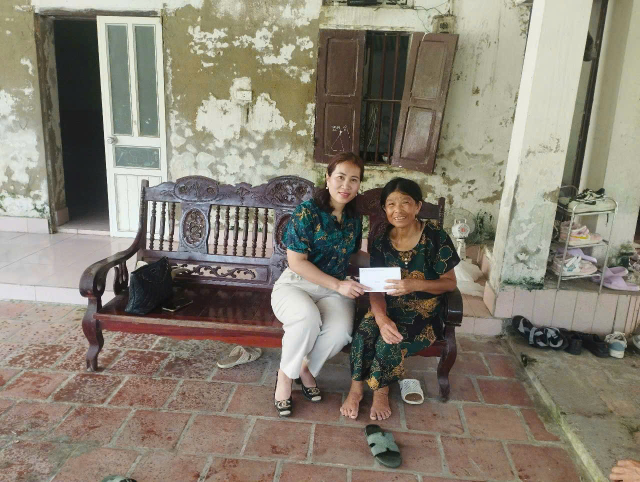
#> input picture media/images/tham_01.jpg, 1280 x 964 px (shown at 1/2 size)
$ python -i build_video.py   (imports and definitions only)
#> lines starting #> are read from the running program, lines starting #| are printed output that depends on the picture
#> further down, picture is the input picture: PIL image 1280x964 RGB; mean R, G, B 135.6, 128.3, 114.5
#!/usr/bin/env python3
"""Clip "Ngày hội Đại đoàn kết toàn dân tộc – Ngày Văn hóa Việt Nam"
thôn Trung Thành – xã Hậu Lộc – tỉnh Thanh Hóa, 15/11/2026 (~15 phút).

Chạy:   python3 scripts/build_video.py
Kết quả: output/ngay_hoi_dai_doan_ket_2026.mp4

Nhạc nền: đặt các file nhạc (mp3/m4a/wav) vào media/music/ — chúng được phát
lần lượt theo thứ tự tên file (01_..., 02_..., 03_...), nối với nhau bằng
crossfade và lặp lại nếu chưa đủ dài. Nếu thư mục trống, script tự tạo nhạc nền nhẹ.

Cần: ffmpeg, Python 3 + Pillow + numpy.
"""
import glob
import os
import shutil
import subprocess
import textwrap
import wave

import numpy as np
from PIL import Image, ImageDraw, ImageFilter, ImageFont, ImageOps

ROOT = os.path.dirname(os.path.dirname(os.path.abspath(__file__)))
IMG = os.path.join(ROOT, "media", "images")
VID = os.path.join(ROOT, "media", "videos")
MUSIC_DIR = os.path.join(ROOT, "media", "music")
OUT = os.path.join(ROOT, "output")
WORK = os.path.join(OUT, "work")
FINAL = os.path.join(OUT, "ngay_hoi_dai_doan_ket_2026.mp4")

W, H, FPS = 1920, 1080, 30
TARGET = 15 * 60 + 30         # độ dài mong muốn (giây)
COVER, TITLE, OUTRO, CARD = 12.0, 8.0, 12.0, 6.0
XF = 1.2                  # độ dài mỗi hiệu ứng chuyển cảnh

FONT_B = "/usr/share/fonts/truetype/dejavu/DejaVuSans-Bold.ttf"
FONT_R = "/usr/share/fonts/truetype/dejavu/DejaVuSans.ttf"
FONT_T = "/usr/share/fonts/truetype/dejavu/DejaVuSerif-Bold.ttf"
GOLD = (255, 205, 60)
RED = (200, 16, 30)

CROPS = {36: (0, 55, 1124, 895)}  # cắt viền đen + chữ "REDMI" của ảnh chụp màn hình

TRANSITIONS = ["fade", "smoothleft", "circleopen", "wipeleft", "slideup", "dissolve",
               "radial", "smoothright", "circlecrop", "diagtl", "hlslice", "fadewhite",
               "smoothup", "rectcrop", "wiperight", "vertopen", "pixelize", "horzopen"]

TRI_AN = [
    "Ân cần thăm hỏi sức khỏe, đời sống gia đình chính sách",
    "Trao quà, động viên các gia đình người có công với cách mạng",
    "Tri ân những người đã cống hiến cho Tổ quốc",
    "Thăm hỏi, tặng quà gia đình chính sách, người có công",
]

SECTIONS = [
    ("Đảng bộ – hạt nhân của khối đại đoàn kết", [
        (11, "Lễ trao tặng Huy hiệu Đảng đợt 19/5 và 02/9/2026 – Đảng bộ xã Hậu Lộc"),
        (37, "Lễ kết nạp đảng viên mới – Chi bộ Trung Thành, ngày 17/10/2026"),
        (38, "Phát biểu tại Lễ kết nạp đảng viên"),
        (40, "Công bố quyết định tặng Huy hiệu Đảng đợt 02/9/2026"),
        (39, "Đông đảo đảng viên tham dự buổi lễ"),
        (31, "Hội nghị tại Nhà văn hóa thôn Trung Thành"),
    ]),
    ("Uống nước nhớ nguồn – Đền ơn đáp nghĩa", [
        (n, TRI_AN[i % len(TRI_AN)]) for i, n in enumerate(
            [1, 24, 2, 3, 4, 5, 7, 8, 9, 17, 18, 21, 22, 25, 27, 28, 29, 30])
    ]),
    ("Tương thân tương ái – Lá lành đùm lá rách", [
        ("tham_01.jpg", "Thăm hỏi, động viên người bị bệnh hiểm nghèo"),
        ("tham_02.jpg", "Trao quà hỗ trợ gia đình khó khăn, neo đơn"),
        ("tham_03.jpg", "Chia sẻ, động viên người cao tuổi neo đơn"),
        ("tham_04.jpg", "Ân cần thăm hỏi, động viên gia đình có hoàn cảnh khó khăn"),
    ]),
    ("An ninh trật tự – Chung tay cùng dân ứng phó mưa lũ", [
        ("tham_05.jpg", "Tổ bảo vệ an ninh, trật tự thôn Trung Thành giúp dân di chuyển đồ đạc, ngày 17/9/2026"),
        ("tham_06.jpg", "Tuần tra, nắm tình hình ngập úng trong mưa lớn"),
        ("tham_07.jpg", "Khẩn trương ứng phó mưa lũ trên đồng ruộng"),
        ("tham_09.jpg", "Giúp nhân dân kê, di dời tài sản khỏi nước ngập"),
        ("tham_10.jpg", "Chung tay cùng bà con chống ngập"),
        ("tham_11.jpg", "Hỗ trợ di dời tài sản lên nơi cao ráo"),
        ("tham_12.jpg", "Lội nước kiểm tra các hộ dân vùng trũng"),
        ("tham_13.jpg", "Bám địa bàn, sẵn sàng hỗ trợ nhân dân"),
    ]),
    ("Mặt trận và các đoàn thể chung sức, đồng lòng", [
        (34, "Lễ kết nạp hội viên – kỷ niệm 96 năm Ngày thành lập Hội Nông dân Việt Nam"),
        (35, "Chi hội Cựu chiến binh Trung Thành kết nạp hội viên mới"),
        (16, "Giao lưu văn nghệ các CLB Liên thế hệ tự giúp nhau – Hội Người cao tuổi xã, 29/9/2026"),
        (6, "Nhân dân tham gia sinh hoạt tại nhà văn hóa"),
    ]),
    ("Phụ nữ Hậu Lộc tự tin, khỏe, đẹp", [
        (10, "Chi hội Phụ nữ trao quà cho các cháu – kỷ niệm 96 năm Ngày thành lập Hội LHPN Việt Nam"),
        (14, "Tiết mục múa áo dài chào mừng ngày 20/10"),
        (13, "Hội thi dân vũ \u201cPhụ nữ Hậu Lộc tự tin, khỏe, đẹp\u201d năm 2026"),
        (32, "Hội LHPN xã Hậu Lộc – đồng diễn áo dài"),
        (36, "Đội đồng diễn trước cổng trại Chi đội Trung Thành, ngày 15/8/2026"),
    ]),
    ("Tuổi trẻ vững bước tiến vào kỷ nguyên mới", [
        (33, "Dựng cổng trại Chi đội Trung Thành trong đêm"),
        (12, "Cổng trại Chi đội Trung Thành – \u201cTuổi trẻ xã Hậu Lộc vững bước tiến vào kỷ nguyên mới\u201d"),
        (15, "Thi kéo co sôi nổi, hào hứng"),
    ]),
    ("Chung tay xây dựng thôn xanh – sạch – đẹp", [
        (19, "Ra quân vệ sinh môi trường, ngày 20/9/2026"),
        (20, "Chung tay giữ gìn đường làng xanh – sạch – đẹp"),
    ]),
    ("Văn hóa làng – Đêm hội Trăng rằm", [
        (42, "Đêm hội Trăng rằm tại Nhà văn hóa thôn Trung Thành"),
        (43, "Đông đảo các cháu thiếu nhi và nhân dân tham dự"),
        (41, "Trao quà Trung thu cho các cháu"),
        (44, "Trao quà cho các cháu thiếu nhi"),
        (45, "Niềm vui đêm hội"),
        ("trungthu_1.mp4", "Múa lân vui Tết Trung thu"),
        ("trungthu_2.mp4", "Các cháu hào hứng đón nhận quà Trung thu"),
    ]),
]


# ---------------------------------------------------------------- tiện ích
# [4 lines left out: function run, not called in this run]


def probe_dur(path):
    return float(subprocess.check_output(
        ["ffprobe", "-v", "error", "-show_entries", "format=duration", "-of", "csv=p=0", path]))


def font(path, size):
    return ImageFont.truetype(path, size)


def is_photo(it):
    return isinstance(it, int) or not it.lower().endswith(".mp4")


# [4 lines left out: function load_photo, not called in this run]


def compose(im, dim=0.35):
    """Đặt ảnh vào khung 16:9; phần thừa là chính ảnh đó làm mờ."""
#> called with dim = 0.35
    s = max(W / im.width, H / im.height)
    bg = im.resize((int(im.width * s) + 1, int(im.height * s) + 1), Image.LANCZOS)
    bg = bg.crop(((bg.width - W) // 2, (bg.height - H) // 2,
                  (bg.width - W) // 2 + W, (bg.height - H) // 2 + H))
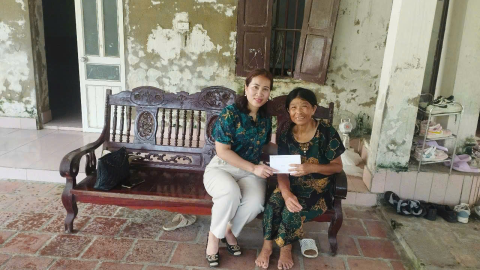
#> bg: PIL image 1920x1080 RGB (shown at 1/4 size); mean R, G, B 131.8, 125.3, 113.5
    bg = bg.filter(ImageFilter.GaussianBlur(40))
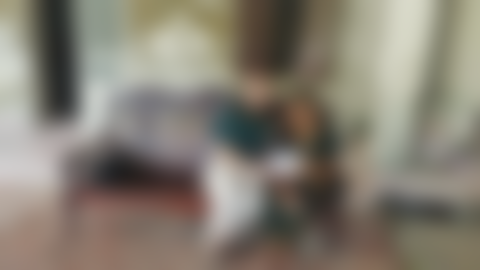
#> bg: PIL image 1920x1080 RGB (shown at 1/4 size); mean R, G, B 131.8, 125.3, 113.4
    bg = Image.blend(bg, Image.new("RGB", (W, H)), dim)
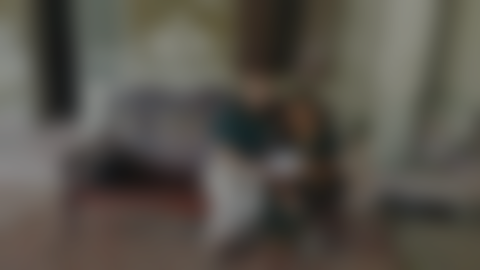
#> bg: PIL image 1920x1080 RGB (shown at 1/4 size); mean R, G, B 85.2, 81, 73.3
    s = min(W / im.width, H / im.height)
    fg = im.resize((int(im.width * s), int(im.height * s)), Image.LANCZOS)
    bg.paste(fg, ((W - fg.width) // 2, (H - fg.height) // 2))
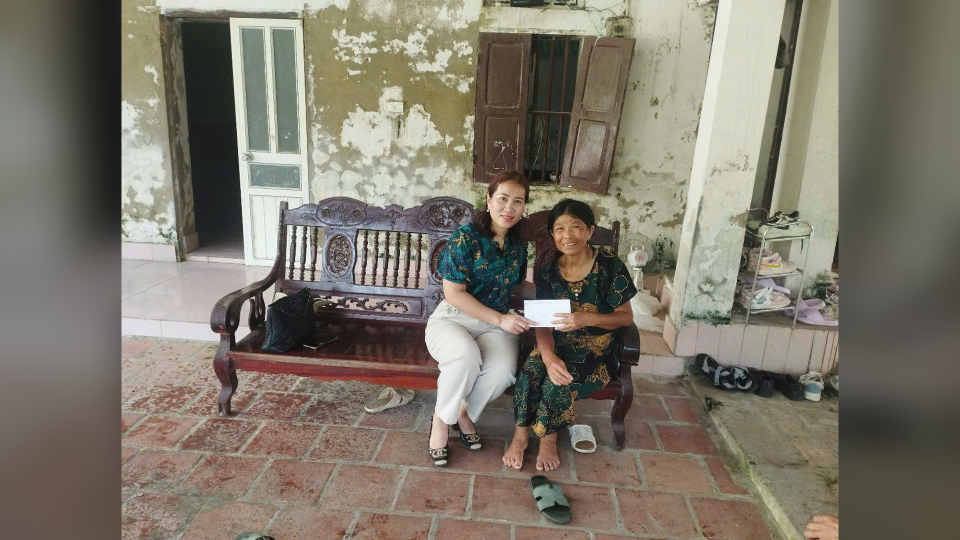
#> bg: PIL image 1920x1080 RGB (shown at 1/2 size); mean R, G, B 125.3, 119.1, 106.7
    return bg


def centered(d, y, text, f, fill, stroke=3):
    w = d.textlength(text, font=f)
    d.text(((W - w) / 2, y), text, font=f, fill=fill, stroke_width=stroke, stroke_fill=(0, 0, 0))


# [59 lines left out: functions caption_png, balanced_lines, title_png, not called in this run]


# ---------------------------------------------------------------- đoạn hình
KB = [  # Ken Burns luân phiên: phóng to, thu nhỏ, lia trái→phải, lia phải→trái
    ("1+0.10*on/{n}", "iw/2-(iw/zoom/2)", "ih/2-(ih/zoom/2)"),
    ("1.10-0.10*on/{n}", "iw/2-(iw/zoom/2)", "ih/2-(ih/zoom/2)"),
    ("1.10", "(iw-iw/zoom)*on/{n}", "ih/2-(ih/zoom/2)"),
    ("1.10", "(iw-iw/zoom)*(1-on/{n})", "ih/2-(ih/zoom/2)"),
]
ENC = ["-an", "-c:v", "libx264", "-preset", "veryfast", "-crf", "20", "-pix_fmt", "yuv420p",
       "-r", str(FPS), "-video_track_timescale", "15360"]


# [49 lines left out: functions photo_seg, video_seg, synth_music, not called in this run]


def music_files():
    return sorted(f for f in glob.glob(os.path.join(MUSIC_DIR, "*"))
                   if f.lower().endswith((".mp3", ".m4a", ".wav", ".aac", ".ogg", ".flac", ".webm", ".opus")))


# [22 lines left out: function music_bed, not called in this run]


# ---------------------------------------------------------------- dựng
# Mỗi bài hát là một "chương": các phần ảnh được xếp theo ý nghĩa lời bài hát,
# và thời lượng ảnh trong chương được tính để đổi phần đúng lúc đổi bài.
CHAPTERS = [
    ("01_", ["Đảng bộ – hạt nhân của khối đại đoàn kết",
             "Mặt trận và các đoàn thể chung sức, đồng lòng",
             "An ninh trật tự – Chung tay cùng dân ứng phó mưa lũ"]),
    ("02_", ["Uống nước nhớ nguồn – Đền ơn đáp nghĩa",
             "Tương thân tương ái – Lá lành đùm lá rách"]),
    ("03_", ["Tuổi trẻ vững bước tiến vào kỷ nguyên mới",
             "Văn hóa làng – Đêm hội Trăng rằm"]),
    ("04_", ["Phụ nữ Hậu Lộc tự tin, khỏe, đẹp",
             "Chung tay xây dựng thôn xanh – sạch – đẹp",
             "MONTAGE"]),
]
MONTAGE_TITLE = "Thôn Trung Thành – Chung sức, đồng lòng, vững bước tương lai"
MONTAGE_SHOT = 6.0   # mỗi ảnh trong đoạn lướt nhanh cuối clip
PHOTO_TARGET = 12.0  # thời lượng ảnh mong muốn ở chương cuối


# [143 lines left out: function main, not called in this run]


# [4 lines not run here, left out]

>>> from PIL import Image
>>> picture = Image.open('../media/images/tham_01.jpg')
>>> result = compose(picture)

$ run again, on media/images/tham_08.jpg
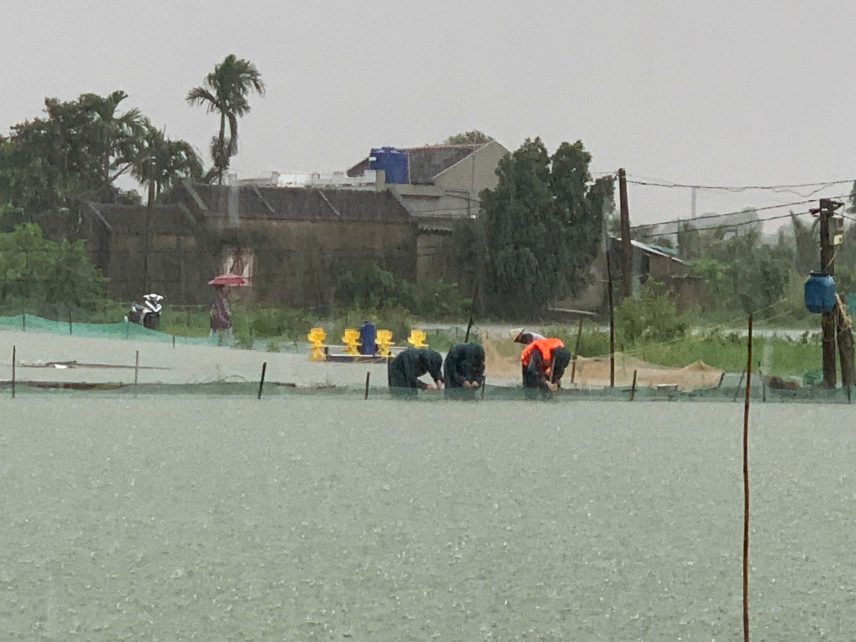
#> input picture media/images/tham_08.jpg, 2568 x 1926 px (shown at 1/3 size)
#> picture is the input picture: PIL image 2568x1926 RGB; mean R, G, B 146.5, 151.1, 140
#> in compose, `bg = Image.blend(bg, Image.new("RGB", (W, H)), dim)`:
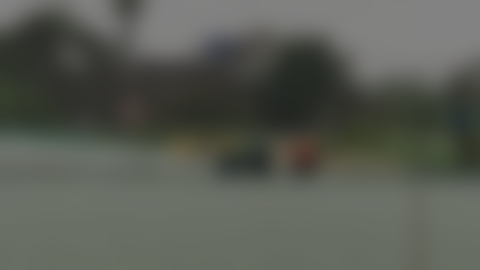
#> bg: PIL image 1920x1080 RGB (shown at 1/4 size); mean R, G, B 88.2, 91.3, 83.5
#> in compose, `bg.paste(fg, ((W - fg.width) // 2, (H - fg.height) // 2))`:
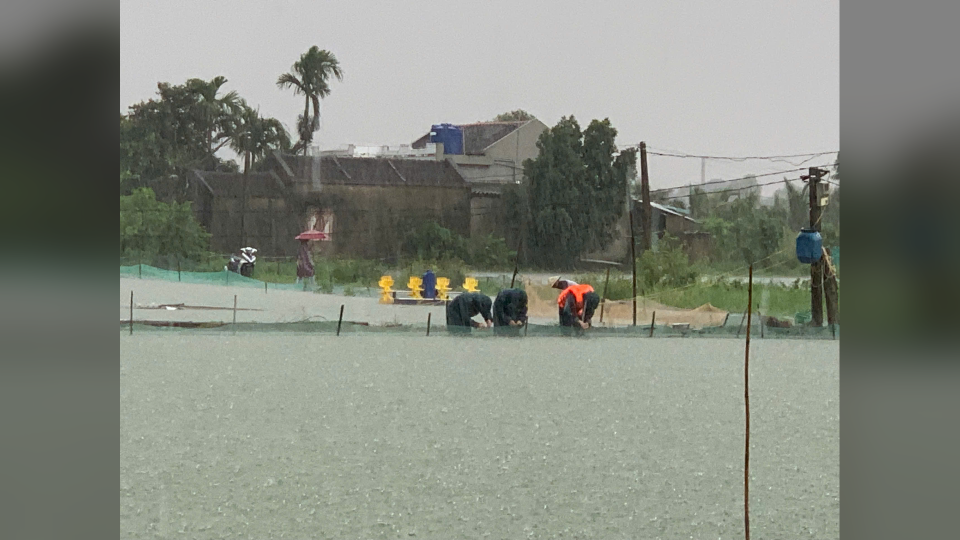
#> bg: PIL image 1920x1080 RGB (shown at 1/2 size); mean R, G, B 131.8, 136.3, 126
